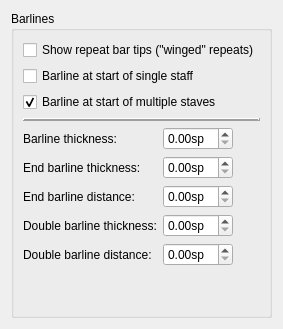
     <widget class="QWidget" name="Page6">
      <layout class="QVBoxLayout" name="verticalLayout_17">
       <property name="spacing">
        <number>0</number>
       </property>
       <item>
        <widget class="QGroupBox" name="groupBox_8">
         <property name="title">
          <string>Barlines</string>
         </property>
         <layout class="QVBoxLayout" name="verticalLayout_26">
          <item>
           <layout class="QVBoxLayout" name="verticalLayout_25">
            <item>
             <widget class="QCheckBox" name="showRepeatBarTips">
              <property name="text">
               <string>Show repeat bar tips (&quot;winged&quot; repeats)</string>
              </property>
             </widget>
            </item>
            <item>
             <widget class="QCheckBox" name="showStartBarlineSingle">
              <property name="text">
               <string>Barline at start of single staff</string>
              </property>
             </widget>
            </item>
            <item>
             <widget class="QCheckBox" name="showStartBarlineMultiple">
              <property name="text">
               <string>Barline at start of multiple staves</string>
              </property>
              <property name="checked">
               <bool>true</bool>
              </property>
             </widget>
            </item>
           </layout>
          </item>
          <item>
           <widget class="QFrame" name="frame">
            <property name="sizePolicy">
             <sizepolicy hsizetype="Expanding" vsizetype="Fixed">
              <horstretch>0</horstretch>
              <verstretch>0</verstretch>
             </sizepolicy>
            </property>
            <property name="frameShape">
             <enum>QFrame::HLine</enum>
            </property>
            <property name="frameShadow">
             <enum>QFrame::Raised</enum>
            </property>
            <property name="lineWidth">
             <number>2</number>
            </property>
           </widget>
          </item>
          <item>
           <layout class="QFormLayout" name="formLayout_2">
            <property name="fieldGrowthPolicy">
             <enum>QFormLayout::ExpandingFieldsGrow</enum>
            </property>
            <item row="0" column="0">
             <widget class="QLabel" name="label_82">
              <property name="text">
               <string>Barline thickness:</string>
              </property>
              <property name="buddy">
               <cstring>barWidth</cstring>
              </property>
             </widget>
            </item>
            <item row="0" column="1">
             <widget class="QDoubleSpinBox" name="barWidth">
              <property name="suffix">
               <string>sp</string>
              </property>
              <property name="singleStep">
               <double>0.010000000000000</double>
              </property>
             </widget>
            </item>
            <item row="1" column="0">
             <widget class="QLabel" name="label_83">
              <property name="text">
               <string>End barline thickness:</string>
              </property>
              <property name="buddy">
               <cstring>endBarWidth</cstring>
              </property>
             </widget>
            </item>
            <item row="1" column="1">
             <widget class="QDoubleSpinBox" name="endBarWidth">
              <property name="suffix">
               <string>sp</string>
              </property>
              <property name="singleStep">
               <double>0.010000000000000</double>
              </property>
             </widget>
            </item>
            <item row="2" column="0">
             <widget class="QLabel" name="label_84">
              <property name="text">
               <string>End barline distance:</string>
              </property>
              <property name="buddy">
               <cstring>endBarDistance</cstring>
              </property>
             </widget>
            </item>
            <item row="2" column="1">
             <widget class="QDoubleSpinBox" name="endBarDistance">
              <property name="suffix">
               <string>sp</string>
              </property>
              <property name="singleStep">
               <double>0.010000000000000</double>
              </property>
             </widget>
            </item>
            <item row="3" column="0">
             <widget class="QLabel" name="label_85">
              <property name="text">
               <string>Double barline thickness:</string>
              </property>
              <property name="buddy">
               <cstring>doubleBarWidth</cstring>
              </property>
             </widget>
            </item>
            <item row="3" column="1">
             <widget class="QDoubleSpinBox" name="doubleBarWidth">
              <property name="suffix">
               <string>sp</string>
              </property>
              <property name="singleStep">
               <double>0.010000000000000</double>
              </property>
             </widget>
            </item>
            <item row="4" column="0">
             <widget class="QLabel" name="label_86">
              <property name="text">
               <string>Double barline distance:</string>
              </property>
              <property name="buddy">
               <cstring>doubleBarDistance</cstring>
              </property>
             </widget>
            </item>
            <item row="4" column="1">
             <widget class="QDoubleSpinBox" name="doubleBarDistance">
              <property name="suffix">
               <string>sp</string>
              </property>
              <property name="singleStep">
               <double>0.010000000000000</double>
              </property>
             </widget>
            </item>
           </layout>
          </item>
          <item>
           <spacer name="verticalSpacer_12">
            <property name="orientation">
             <enum>Qt::Vertical</enum>
            </property>
            <property name="sizeHint" stdset="0">
             <size>
              <width>20</width>
              <height>40</height>
             </size>
            </property>
           </spacer>
          </item>
         </layout>
        </widget>
       </item>
      </layout>
     </widget>
